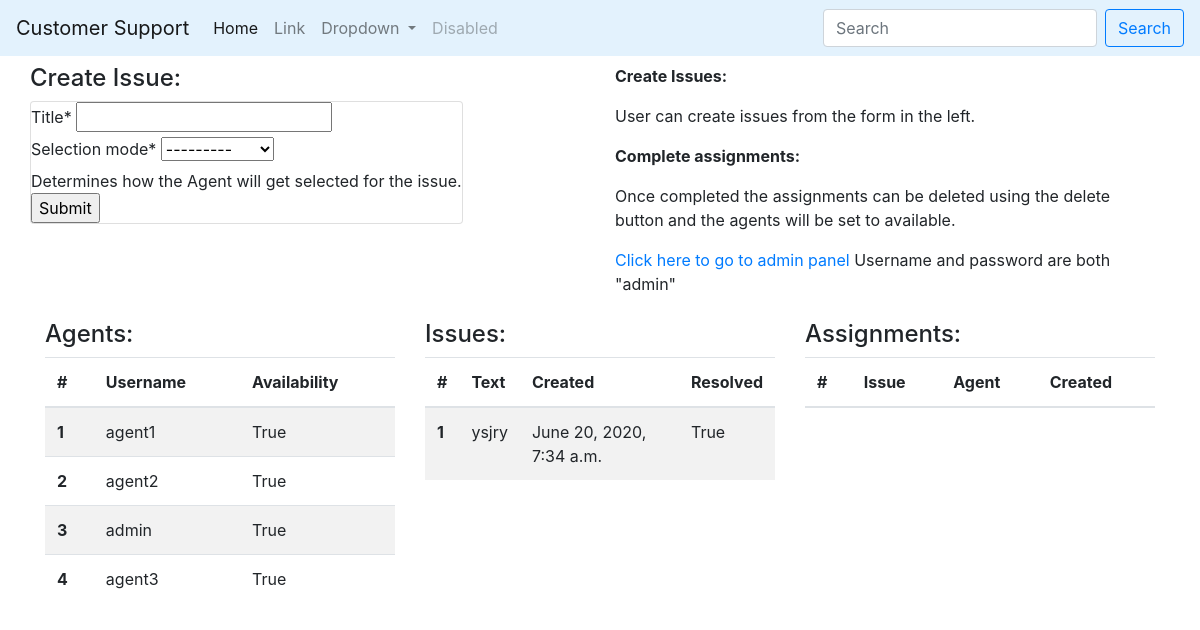
The app's page /, older data.
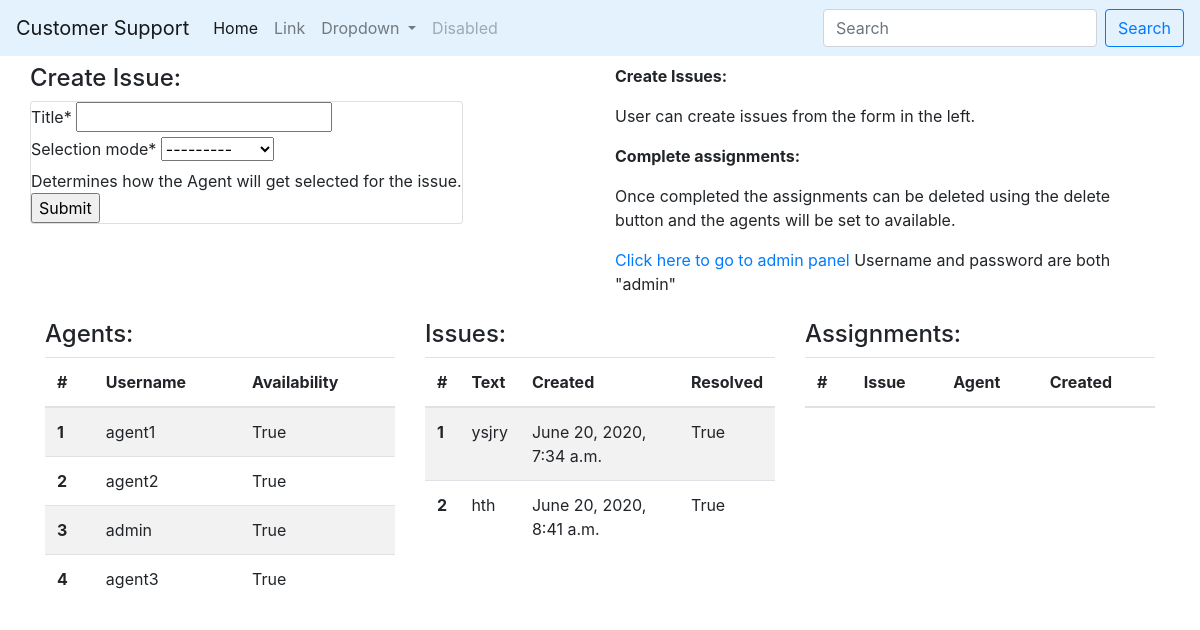
The same page, newer data.
### users/models.py (models this page shows, shortened)
class Profile(models.Model):
    user           = models.OneToOneField(
                        User,
                        on_delete=models.CASCADE
    )
    is_available    = models.BooleanField(default = True)
    available_since = models.DateTimeField(default = timezone.now)

### pages/models.py (models this page shows, shortened)
class Issue(models.Model):
    title = models.CharField(max_length=50)
    start_time = models.DateTimeField(default = timezone.now)
    end_time   = models.DateTimeField(blank=True,null=True)
    is_resolved = models.BooleanField(default = False,null=False)
    selection_mode = models.IntegerField(
                choices = Choices,
                help_text=_("Determines how the Agent will get selected for the issue."))

### pages/views.py (the view)
# urls.py: path('',views.home_view,name='home'),
def home_view(request):
    context={
        'agents':Profile.objects.all(),
        'issues':Issue.objects.all(),
        'assignments':Assignment.objects.all(),
        'issue_form':IssueForm(),
    }
    if request.method == 'POST':
        form=IssueForm(request.POST)
        if form.is_valid() :
            form.save()
            messages.success(request,"Issue Created")
            return redirect('home')
    else :
        form=IssueForm()
    return render(request,'pages/home.html',context)

### pages/forms.py
class IssueForm(forms.ModelForm):
    class Meta:
        model = Issue
        fields = ['title','selection_mode']

### pages/templates/pages/home.html (shortened to what this page needs)
{% extends 'pages/base.html' %}
{% load crispy_forms_tags %}
{% block content %}
{% include 'pages/navbar.html' %}
<div class="container">
  <div class="row my-2">
    <div class="col">
      <div class="row">
        <h4>Create Issue:</h4>
      </div>
      <div class="row">
        <div class="card">
          <form class="" method="post">
            {{issue_form|crispy}}
            <input type="submit" name="" value="Submit">
          </form>
        </div>
      </div>
    </div>
    <div class="col">
      <p><strong>Create Issues:</strong></p>
      <p>User can create issues from the form in the left.</p>
      <p><strong>Complete assignments:</strong></p>
      <p>Once completed the assignments can be deleted using the delete button and the agents will be set to available.</p>
      <p><a href="/admin/">Click here to go to admin panel</a> Username and password are both "admin"</p>
    </div>
  </div>
  <div class="row">
    <div class="col">
      <h4>Agents:</h4>
    </div>
    <div class="col">
      <h4>Issues:</h4>
    </div>
    <div class="col">
      <h4>Assignments:</h4>
    </div>
  </div>
  <div class="row">
    <div class="col">
      <table class="table table-striped table-striped">
      <thead>
        <tr>
          <th scope="col">#</th>
          <th scope="col">Username</th>
          <th scope="col">Availability</th>
        </tr>
      </thead>
      <tbody>
        {% for agent in agents %}
        <tr>
          <th scope="row">{{forloop.counter}}</th>
          <td>{{agent.user.username}}</td>
          <td>{{agent.is_available}}</td>
        </tr>
        {% endfor %}
      </tbody>
      </table>
    </div>
    <div class="col">
      <table class="table table-striped table-striped">
      <thead>
        <tr>
          <th scope="col">#</th>
          <th scope="col">Text</th>
          <th scope="col">Created</th>
          <th scope="col">Resolved</th>
        </tr>
      </thead>
      <tbody>
        {% for issue in issues %}
        <tr>
          <th scope="row">{{forloop.counter}}</th>
          <td>{{issue.title}}</td>
          <td>{{issue.start_time}}</td>
          <td>{{issue.is_resolved}}</td>
        </tr>
        {% endfor %}
      </tbody>
      </table>
    </div>
    <div class="col">
      <table class="table table-striped table-striped">
      <thead>
        <tr>
          <th scope="col">#</th>
          <th scope="col">Issue</th>
          <th scope="col">Agent</th>
          <th scope="col">Created</th>
        </tr>
      </thead>
      </table>
    </div>
  </div>
</div>
{% endblock %}

Row changes from the older to the newer data that the page shows:
added Issue: title "hth", start_time "June 20, 2020, 8:41 a.m.", is_resolved "True"
